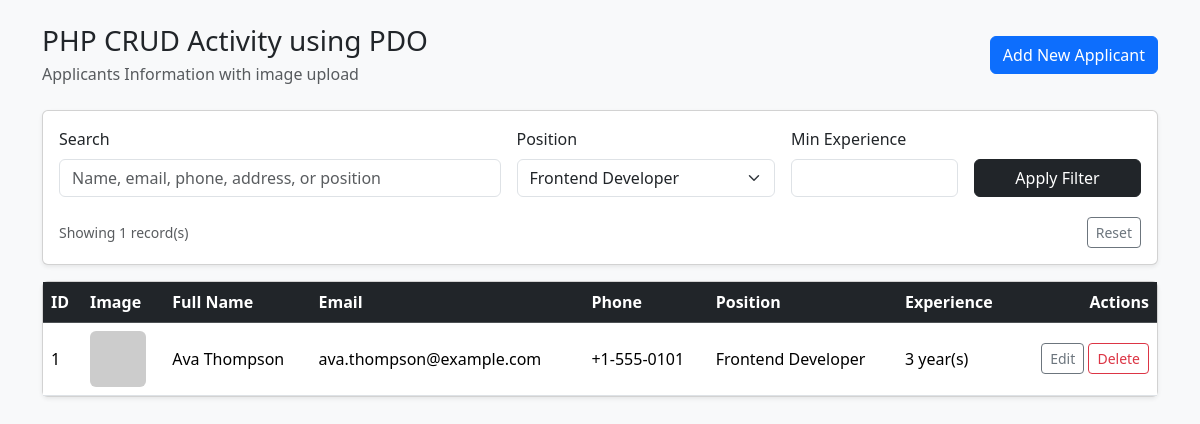
/index.php?position=Frontend Developer, run on the app's committed database.
### tables this page shows
CREATE TABLE IF NOT EXISTS applicants (
    id BIGINT UNSIGNED NOT NULL AUTO_INCREMENT PRIMARY KEY,
    full_name VARCHAR(120) NOT NULL,
    email VARCHAR(150) NOT NULL,
    phone VARCHAR(30) NOT NULL,
    address VARCHAR(255) NOT NULL,
    position_applied VARCHAR(120) NOT NULL,
    years_experience INT UNSIGNED NOT NULL,
    image_path VARCHAR(255) NOT NULL,
    created_at TIMESTAMP NOT NULL DEFAULT CURRENT_TIMESTAMP,
    updated_at TIMESTAMP NOT NULL DEFAULT CURRENT_TIMESTAMP ON UPDATE CURRENT_TIMESTAMP
);

### functions.php (called while the page is built, shortened)
<?php
function e(string $value): string
{
    return htmlspecialchars($value, ENT_QUOTES, 'UTF-8');
}

### index.php (the view, shortened to what this page needs)
<?php
require __DIR__ . '/functions.php';
$pdo = getPdo();
$search = trim((string) ($_GET['search'] ?? ''));
$position = trim((string) ($_GET['position'] ?? ''));
$minExperience = trim((string) ($_GET['min_experience'] ?? ''));
$whereClauses = [];
$params = [];
if ($position !== '') {
    $whereClauses[] = 'position_applied = :position';
    $params[':position'] = $position;
}
$sql = 'SELECT * FROM applicants';
if ($whereClauses) {
    $sql .= ' WHERE ' . implode(' AND ', $whereClauses);
}
$sql .= ' ORDER BY id DESC';
$stmt = $pdo->prepare($sql);
$stmt->execute($params);
$applicants = $stmt->fetchAll();
$positionsStmt = $pdo->query('SELECT DISTINCT position_applied FROM applicants ORDER BY position_applied ASC');
$positions = $positionsStmt->fetchAll(PDO::FETCH_COLUMN);
?>
<!doctype html>
<html lang="en">
<head>
    <link href="https://cdn.jsdelivr.net/npm/bootstrap@5.3.3/dist/css/bootstrap.min.css" rel="stylesheet">
</head>
<body class="bg-light">
<div class="container py-4">
    <div class="d-flex flex-column flex-md-row align-items-md-center justify-content-md-between gap-3 mb-4">
        <div>
            <h1 class="h3 mb-1">PHP CRUD Activity using PDO</h1>
            <p class="text-muted mb-0">Applicants Information with image upload</p>
        </div>
        <a href="create.php" class="btn btn-primary">Add New Applicant</a>
    </div>
    <div class="card shadow-sm mb-3">
        <div class="card-body">
            <form method="get" class="row g-3 align-items-end">
                <div class="col-lg-5">
                    <label class="form-label">Search</label>
                    <input
                        type="text"
                        name="search"
                        class="form-control"
                        placeholder="Name, email, phone, address, or position"
                        value="<?= e($search) ?>"
                    >
                </div>
                <div class="col-lg-3">
                    <label class="form-label">Position</label>
                    <select name="position" class="form-select">
                        <?php foreach ($positions as $positionOption): ?>
                            <option value="<?= e((string) $positionOption) ?>" <?= $position === (string) $positionOption ? 'selected' : '' ?>>
                                <?= e((string) $positionOption) ?>
                            </option>
                        <?php endforeach; ?>
                    </select>
                </div>
                <div class="col-lg-2">
                    <label class="form-label">Min Experience</label>
                    <input type="number" min="0" name="min_experience" class="form-control" value="<?= e($minExperience) ?>">
                </div>
                <div class="col-lg-2 d-grid">
                    <button type="submit" class="btn btn-dark">Apply Filter</button>
                </div>
                <div class="col-12 d-flex justify-content-between align-items-center pt-1">
                    <small class="text-muted">Showing <?= count($applicants) ?> record(s)</small>
                    <a href="index.php" class="btn btn-sm btn-outline-secondary">Reset</a>
                </div>
            </form>
        </div>
    </div>
    <div class="card shadow-sm">
        <div class="card-body p-0">
            <div class="table-responsive">
                <table class="table table-hover mb-0 align-middle">
                    <thead class="table-dark">
                    <tr>
                        <th>ID</th>
                        <th>Image</th>
                        <th>Full Name</th>
                        <th>Email</th>
                        <th>Phone</th>
                        <th>Position</th>
                        <th>Experience</th>
                        <th class="text-end">Actions</th>
                    </tr>
                    </thead>
                    <tbody>
                    <?php if (!$applicants): ?>
                        <tr>
                            <td colspan="8" class="text-center py-4 text-muted">No records yet.</td>
                        </tr>
                    <?php else: ?>
                        <?php foreach ($applicants as $applicant): ?>
                            <tr>
                                <td><?= (int) $applicant['id'] ?></td>
                                <td>
                                    <img src="<?= e($applicant['image_path']) ?>" alt="Applicant Image" class="rounded" style="width:56px;height:56px;object-fit:cover;">
                                </td>
                                <td><?= e($applicant['full_name']) ?></td>
                                <td><?= e($applicant['email']) ?></td>
                                <td><?= e($applicant['phone']) ?></td>
                                <td><?= e($applicant['position_applied']) ?></td>
                                <td><?= (int) $applicant['years_experience'] ?> year(s)</td>
                                <td class="text-end">
                                    <a href="edit.php?id=<?= (int) $applicant['id'] ?>" class="btn btn-sm btn-outline-secondary">Edit</a>
                                    <form action="delete.php" method="post" class="d-inline" onsubmit="return confirm('Delete this record?');">
                                        <button type="submit" class="btn btn-sm btn-outline-danger">Delete</button>
                                    </form>
                                </td>
                            </tr>
                        <?php endforeach; ?>
                    <?php endif; ?>
                    </tbody>
                </table>
            </div>
        </div>
    </div>
</div>
</body>
</html>

### data on the page
applicants: id "1", full_name "Ava Thompson", email "ava.thompson@example.com", phone "+1-555-0101", position_applied "Frontend Developer", years_experience "3"

### other printed values
count($applicants) "1"
form field position "Frontend Developer"
